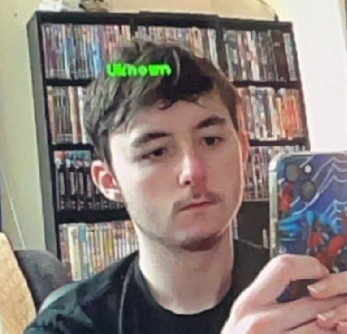
#> input picture assets/meagain.png, 347 x 334 px
$ python Training.py
#> lines starting #> are read from the running program, lines starting #| are printed output that depends on the picture
import cv2
import numpy as np


# Prepare the face recognizer
recognizer = cv2.face.LBPHFaceRecognizer_create()

# Load the pre-trained face detector
face_cascade = cv2.CascadeClassifier(cv2.data.haarcascades + 'haarcascade_frontalface_default.xml')

# Prepare the image
img = cv2.imread("assets/meagain.png")  # Replace with your image file name
#> img is the input picture: shape (334, 347, 3); mean B, G, R 121.9, 128.3, 139.5

# Check if the image was loaded successfully
if img is None:
    print("Error: Could not load image.")
    exit()

# Convert the image to grayscale
gray = cv2.cvtColor(img, cv2.COLOR_BGR2GRAY)
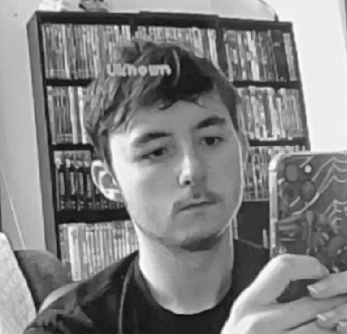
#> gray: shape (334, 347); min 8, max 253, mean 130.9

# Detect faces in the image
faces = face_cascade.detectMultiScale(gray, scaleFactor=1.1, minNeighbors=5, minSize=(30, 30))
#> faces = [[265, 124, 53, 53], [110, 88, 154, 154]]

# If faces are detected, proceed with training
if len(faces) == 0:
    print("No faces found in the image.")
else:
    # Assuming there's only one face, extract the ROI for training
    for (x, y, w, h) in faces:
        roi_gray = gray[y:y+h, x:x+w]
#> this loop made 2 passes
#> pass 1, `roi_gray = gray[y:y+h, x:x+w]`:
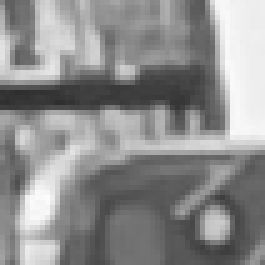
#> roi_gray: shape (53, 53) (shown 5 times larger); min 46, max 252, mean 141.4
#> pass 2, `roi_gray = gray[y:y+h, x:x+w]`:
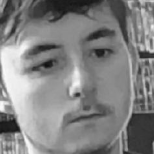
#> roi_gray: shape (154, 154); min 17, max 249, mean 129.7

    # Train the recognizer using this image (you can use multiple faces for a dataset)
    recognizer.train([roi_gray], np.array([0]))  # '0' is the label for this face
    recognizer.save('Tim.yml')  # Save the trained model
    print("Training complete!")

$ run again, with assets/me.png copied over assets/meagain.png
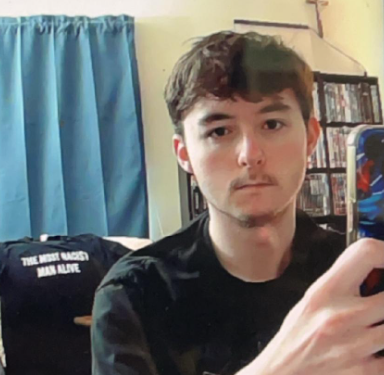
#> input picture assets/me.png, 384 x 375 px
#> img is the input picture: shape (375, 384, 3); mean B, G, R 109.3, 112.7, 113.6
#> `gray = cv2.cvtColor(img, cv2.COLOR_BGR2GRAY)`:
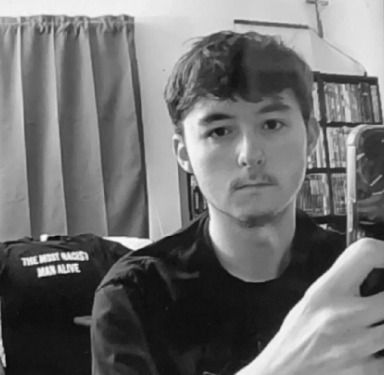
#> gray: shape (375, 384); min 8, max 251, mean 112.6
#> faces = [[210, 186, 96, 96], [178, 77, 137, 137]]
#> the loop `for (x, y, w, h) in faces:` made 2 passes
#> pass 2, `roi_gray = gray[y:y+h, x:x+w]`:
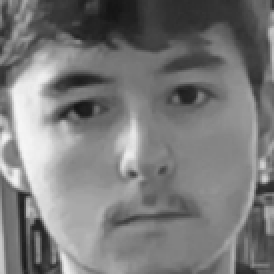
#> roi_gray: shape (137, 137) (shown 2 times larger); min 20, max 246, mean 121.7
